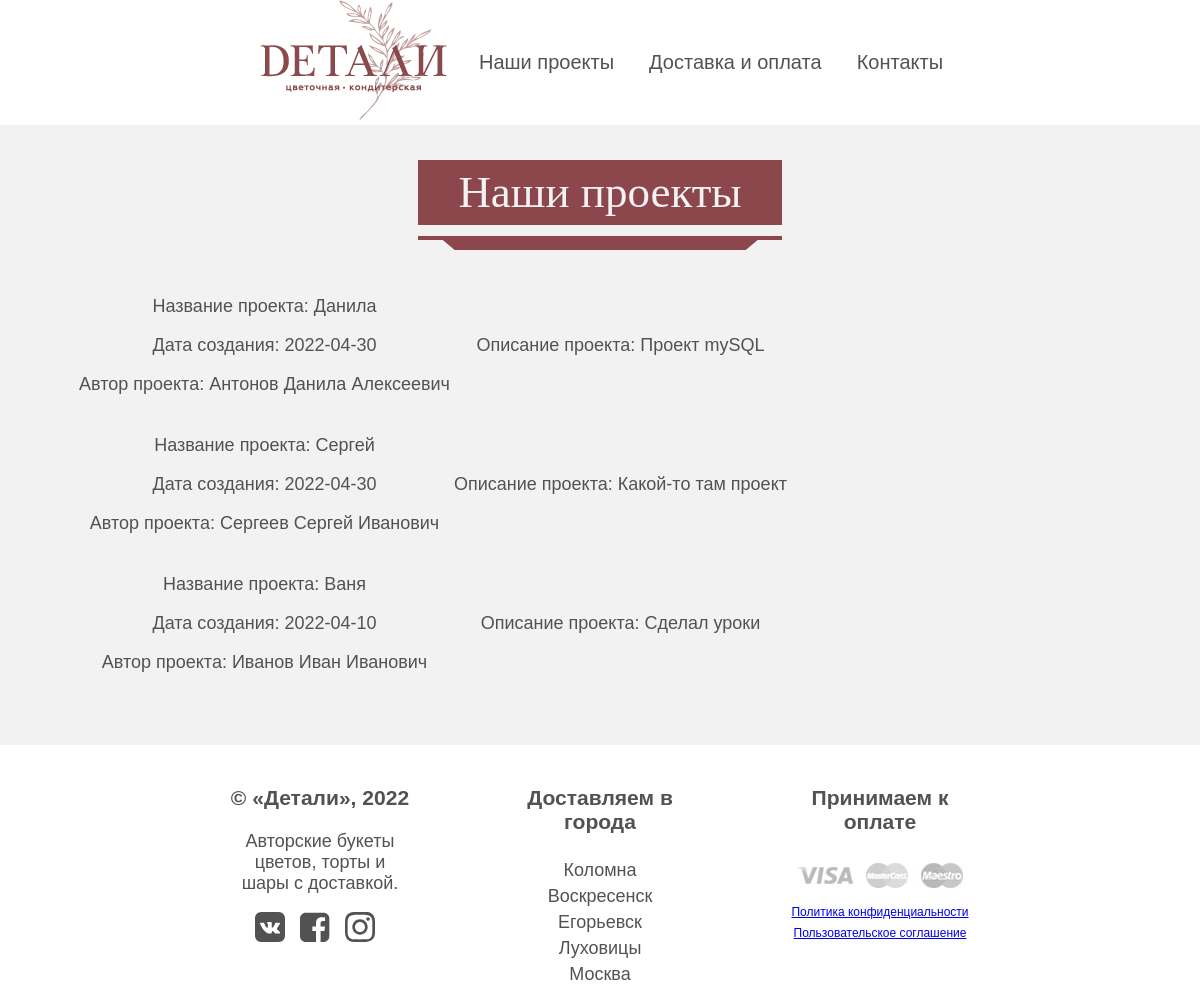
The app's page /pages/project.php with its own data.
### tables this page shows
CREATE TABLE `project` (
  `ID` int(11) NOT NULL,
  `Name` varchar(50) NOT NULL,
  `Data` date NOT NULL,
  `Author_id` int(11) NOT NULL,
  `Description` varchar(500) DEFAULT NULL
);

CREATE TABLE `users` (
  `ID` int(11) NOT NULL,
  `Login` varchar(50) NOT NULL,
  `Password` varchar(10) NOT NULL,
  `FIO` varchar(50) NOT NULL
);

### pages/project.php (the view, shortened to what this page needs)
<!DOCTYPE html>
<html>
<head>
	<link rel="stylesheet" type="text/css" href="../css/main.css">
</head>
<body>
<?php
	require ("header.php");
?>
	<main>
		<div class="conteiner">
			<div class="h"><h1>Наши проекты</h3></div>
			<table>
				<?php
				require ("connect.php");
				mysqli_set_charset($connect, 'utf8');
				$query='SELECT name, data, FIO, description FROM project INNER JOIN users ON users.ID =project.Author_id';
				$result = mysqli_query($connect, $query);
				foreach ($result as $row) {
					printf("
						<tr>
						<td>
						<p> <span> Название проекта: %s </span> <p>
						<p> <span> Дата создания: </span> %s  <p>
						<p> <span> Автор проекта: </span> %s  <p>
						</td>
						<td> <span> Описание проекта: </span> %s </td>
						</tr>", $row['name'], $row['data'], $row['FIO'], $row['description']);
				}
				?>
			</table>
		</div>
	</main>
<?php
	require("footer.php");
?>

### pages/header.php (shortened to what this page needs)
<!DOCTYPE html>
<html>
<head>
	<link rel="stylesheet" type="text/css" href="../css/main.css">
</head>
	<header>
		<div class="conteiner">
			<div id="logo"><a href="../index.php"><img src="../images/logo.png"></a></div>
			<nav>
				<ul class="links">
					<li><a href="project.php">Наши проекты</a></li>
					<li><a href="pay.php">Доставка и оплата</a></li>
					<li><a href="contact.php">Контакты</a></li>
				</ul>
			</nav>
		</div>
	</header>

### pages/connect.php (shortened to what this page needs)
<!DOCTYPE html>
<html>
<head>
</head>
<body>
</body>
</html>

### pages/footer.php
	<footer>
		<div class="conteiner">
			<div class="column">
        		<h3>© «Детали», 2022</h3>
        		<p>Авторские букеты цветов, торты и шары с доставкой.</p>
        		<ul>
          			<li><a rel="nofollow" href="http://vk.com/in_details" target="_blank"><img style="width:30px;" src="../images/vk.svg" alt="Мы в Вконтакте" title="Мы в Вконтакте"></a></li>
          			<li><a rel="nofollow" href="https://www.facebook.com/floraldetails.ru/" target="_blank"><img style="width:30px;" src="../images/fb.svg" alt="Мы Facebook" title="Мы Facebook"></a></li>
          			<li><a rel="nofollow" href="https://instagram.com/in_details_/" target="_blank"><img style="width:30px;" src="../images/insagram.svg" alt="Мы в Instagram" title="Мы в Instagram"></a></li>
        		</ul>
      		</div>
      		<div class="column">
       			<h3>Доставляем в города</h3>
        			<ul class="portret">
          				<li>Коломна</li>
          				<li>Воскресенск</li>
          				<li>Егорьевск</li>
          				<li>Луховицы</li>
          				<li>Москва</li>
        			</ul>
      		</div>
      		<div class="column">
        		<h3>Принимаем к оплате</h3>
        		<img src="../images/visa.gif" alt="оплата Visa в интернет магазине студия Детали" title="Visa">
        		<img src="../images/mastercard.gif" alt="оплата MasterCard в интернет магазине студия Детали" title="MasterCard">
        		<img src="../images/maestro.jpg" alt="оплата Maestro в интернет магазине студия Детали" title="Maestro">
        		<br>
        		<a style="font-size:12px;" href="/politika-konfidencialnosti">Политика конфиденциальности</a> <a style="font-size:12px;" href="/polzovatelskoe-soglashenie">Пользовательское соглашение</a>
      		</div>
		</div>
	</footer>
</body>
</html>

### css/main.css (style rules this page uses)
* { box-sizing: border-box; }
body { font-family: Montserrat,sans-serif; background: #f2f2f2; color: #525252; min-width: 320px; margin: 0px; padding: 0px; font-size: 18px; }
header { background-color: #fff; border-bottom: 1px solid rgba(0, 0, 0, 0.05); position: fixed; top: 0; left: 0; right: 0; width: 100%; z-index: 2000; }
header .conteiner { display: flex; align-items: center; justify-content: center; }
#logo { padding: 0; margin: 0 15px; }
header .links { display: inline-block; list-style: none; padding: 0; }
header .links li { display: inline-block; padding: 0; margin: 0 15px; }
header .links li a { color: #525253; font-size: 20px; text-decoration: none; }
main { max-width: 1048px; margin: 0 auto; }
main .conteiner { position: relative; top: 150px; }
.h { padding: 10px 20px 50px 20px; text-align: center; }
.h h1 { font-family: 'Merriweather', serif; position: relative; color: #f2f2f2; background: #8b474b; font-size: 2.5em; font-weight: normal; padding: 10px 40px; display: inline-block; margin: 0; line-height: 1; }
.h h1:before { content: ""; position: absolute; width: 100%; height: 4px; left: 0; bottom: -15px; background: #8b474b; }
.h h1:after { content: ""; position: absolute; height: 0; width: 80%; border-top: 10px solid #8b474b; border-left: 12px solid transparent; border-right: 12px solid transparent; left: 50%; transform: translateX(-50%); bottom: -25px; }
footer { background-color: #ffffff; position: relative; top: 200px; padding: 20px 0; border-top: 1px solid rgba(0, 0, 0, 0.05); width: 100%; }
footer .conteiner { display: flex; align-items: flex-start; justify-content: center; width: 100%; }
footer .conteiner .column { margin: 0 50px; width: 15%; }
footer .conteiner .column { text-align: center; }
footer .conteiner .column ul { list-style: none; padding: 0; margin: 0; }
footer .conteiner .column li { display: inline-block; padding: 0 10px 0 0; }
footer .conteiner .column .portret li { display: block; padding: 5px 0 0 0; }
table { text-align: center; }

### records on screen
project: Name "Данила", Data "2022-04-30", Author.FIO "Антонов Данила Алексеевич", Description "Проект mySQL"
project: Name "Сергей", Data "2022-04-30", Author.FIO "Сергеев Сергей Иванович", Description "Какой-то там проект"
project: Name "Ваня", Data "2022-04-10", Author.FIO "Иванов Иван Иванович", Description "Сделал уроки"
